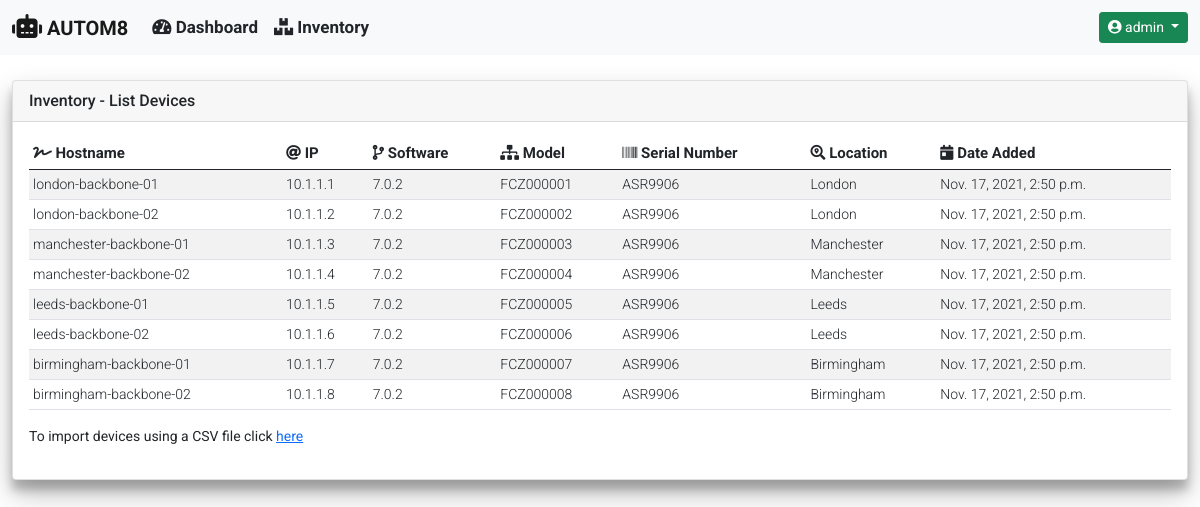
Screenshot of /inventory/device_inventory (signed in) with the database file from the repository.
### inventory/models.py (models this page shows)
class Device(models.Model):
    hostname = models.CharField(unique=True, max_length=255)
    mgmt_ip = models.CharField(unique=True, max_length=12)
    software_version = models.CharField(max_length=255)
    serial_number = models.CharField(max_length=255)
    hardware_model = models.CharField(max_length=255)
    location = models.CharField(max_length=255)
    date_added = models.DateTimeField(default=timezone.now())

### inventory/views.py (the view)
# urls.py: path('device_inventory', login_required(views.device_inventory), name='device_inventory'),
def device_inventory(request):
    list_of_devices = Device.objects.all()
    context = {
        'title': 'Inventory - List Devices',
        'card_header': 'Inventory - List Devices',
        'data': list_of_devices,
    }
    return render(request, 'inventory/device_inventory.html', context)

### templates/inventory/device_inventory.html (shortened to what this page needs)
{% extends "base_template/base.html"%}
{% block content %}
{% if data %}
<div class="table-responsive rounded">
    <table id="device_inventory" class="table table-striped table-hover table-sm" style="width:100%">
        <thead>
            <tr>
                <th><i class="fas fa-signature"></i> Hostname</th>
                <th><i class="fas fa-at"></i> IP</th>
                <th><i class="fas fa-code-branch"></i> Software</th>
                <th><i class="fas fa-sitemap"></i> Model</th>
                <th><i class="fas fa-barcode"></i> Serial Number</th>
                <th><i class="fas fa-search-location"></i> Location</th>
                <th><i class="fas fa-calendar-day"></i> Date Added</th>
            </tr>
        </thead>
        <tbody>
            {% for device in data %}
            <tr>
                <td>{{ device.hostname }}</td>
                <td>{{ device.mgmt_ip }}</td>
                <td>{{ device.software_version }}</td>
                <td>{{ device.hardware_model }}</td>
                <td>{{ device.serial_number }}</td>
                <td>{{ device.location }}</td>
                <td>{{ device.date_added }}</td>
            </tr>
            {% endfor %}
        </tbody>
    </table>
</div>
{% endif %}
<p>
    To import devices using a CSV file click <a href="{% url 'inventory:device_inventory_import' %}">here</a>
</p>
{% endblock %}

### templates/base_template/base.html (shortened to what this page needs)
{% load static %}
<!doctype html>
<html lang="en">
  <head>
    <link href="https://cdn.jsdelivr.net/npm/bootstrap@5.0.2/dist/css/bootstrap.min.css" rel="stylesheet">
    <link rel="stylesheet" href="https://cdnjs.cloudflare.com/ajax/libs/font-awesome/5.15.3/css/all.min.css" />
    <link rel="stylesheet" type="text/css" href="{% static 'css/custom.css' %}">
  </head>
  <body class="d-flex flex-column h-100">
    {% include 'navbar/navbar.html' %}
    <main class="container-fluid">
      <section>
          <div class="row">
            <div class="col-md-12">
                <div class="card">
                  {% if card_header %}
                  <div class="card-header">
                    {{ card_header }}
                  </div>
                  {% endif %}
                  <div class="card-body">
                      {% block content %}
                      {% endblock %}
                  </div>
                </div>
            </div>
          </div>
      </section>
    </main>
  </body>
</html>

### templates/navbar/navbar.html (shortened to what this page needs)
{% if user.is_authenticated %}
<nav class="navbar navbar-expand-md navbar-light fixed-top bg-light">
  <div class="container-fluid">
    <a class="navbar-brand" href="#">
      <i class="fas fa-robot" style="font-size: 24px;"></i>
      AUTOM8
    </a>
    <div class="collapse navbar-collapse" id="navbarCollapse">
      <ul class="navbar-nav me-auto mb-2 mb-md-0">
        <li class="nav-item">
          <a class="nav-link text-dark" href="{% url 'dashboard:dashboard' %}">
            <i class="fas fa-tachometer-alt"></i>
            Dashboard
        </a>
        </li>
        <li class="nav-item">
          <a class="nav-link text-dark" href="{% url 'inventory:device_inventory' %}">
            <i class="fas fa-boxes"></i>
            Inventory
          </a>
        </li>
      </ul>
      <div class="dropdown">
        <a class="btn btn-sm btn-success dropdown-toggle" href="#" role="button" id="dropdownMenuLink"
            data-bs-toggle="dropdown" aria-expanded="false">
            <i class="fas fa-user-circle"></i>
            {{ user.username }}
        </a>
    </div>
    </div>
  </div>
</nav>
{% endif %}

### static/css/custom.css (style rules this page uses)
nav { font-family: 'Roboto', sans-serif; font-weight: 700; font-size: 17px; height: 55px; top: 0; }
body { font-family: 'Roboto', sans-serif; font-weight: 400; font-size: 14px; overflow-y: scroll; min-height: 75rem; padding-top: 5rem; height: 100%; }
.card-header { font-family: 'Roboto', sans-serif; font-weight: 500; font-size: 16px; }
.card { position: relative; box-shadow: 0 14px 28px rgba(0, 0, 0, 0.25), 0 10px 10px rgba(0, 0, 0, 0.22); }
th { font-family: 'Roboto', sans-serif; font-weight: 700; font-size: 15px; }
td { font-family: 'Roboto', sans-serif; font-weight: 300; font-size: 14px; }

### rows the page displays
Device: hostname "london-backbone-01", mgmt_ip "10.1.1.1", software_version "7.0.2", hardware_model "FCZ000001", serial_number "ASR9906", location "London", date_added "Nov. 17, 2021, 2:50 p.m."
Device: hostname "london-backbone-02", mgmt_ip "10.1.1.2", software_version "7.0.2", hardware_model "FCZ000002", serial_number "ASR9906", location "London", date_added "Nov. 17, 2021, 2:50 p.m."
Device: hostname "manchester-backbone-01", mgmt_ip "10.1.1.3", software_version "7.0.2", hardware_model "FCZ000003", serial_number "ASR9906", location "Manchester", date_added "Nov. 17, 2021, 2:50 p.m."
Device: hostname "manchester-backbone-02", mgmt_ip "10.1.1.4", software_version "7.0.2", hardware_model "FCZ000004", serial_number "ASR9906", location "Manchester", date_added "Nov. 17, 2021, 2:50 p.m."
Device: hostname "leeds-backbone-01", mgmt_ip "10.1.1.5", software_version "7.0.2", hardware_model "FCZ000005", serial_number "ASR9906", location "Leeds", date_added "Nov. 17, 2021, 2:50 p.m."
Device: hostname "leeds-backbone-02", mgmt_ip "10.1.1.6", software_version "7.0.2", hardware_model "FCZ000006", serial_number "ASR9906", location "Leeds", date_added "Nov. 17, 2021, 2:50 p.m."
Device: hostname "birmingham-backbone-01", mgmt_ip "10.1.1.7", software_version "7.0.2", hardware_model "FCZ000007", serial_number "ASR9906", location "Birmingham", date_added "Nov. 17, 2021, 2:50 p.m."
Device: hostname "birmingham-backbone-02", mgmt_ip "10.1.1.8", software_version "7.0.2", hardware_model "FCZ000008", serial_number "ASR9906", location "Birmingham", date_added "Nov. 17, 2021, 2:50 p.m."

### other values shown
{{ user.username }} "admin"
{{ card_header }} "Inventory - List Devices"
